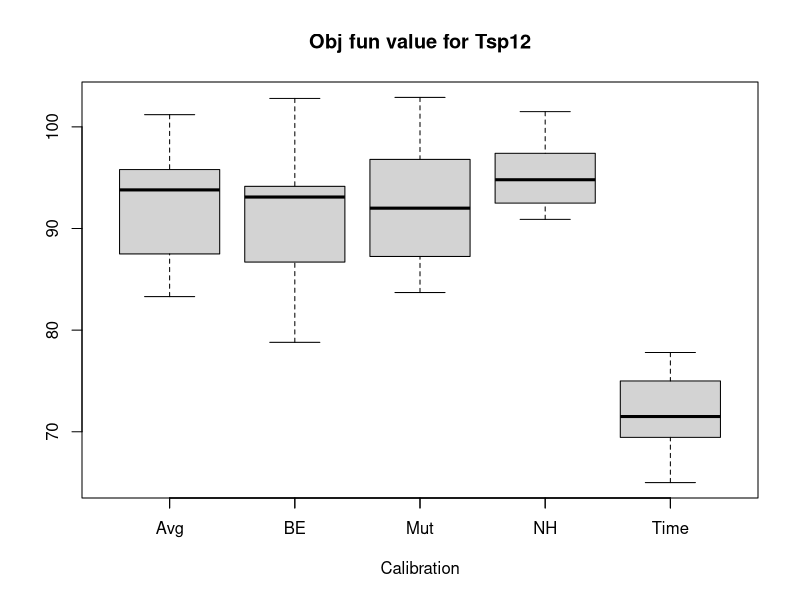

Recreate this plot in R.
# Sample boxplot for Tsp12 data

tunings = c("Avg", "BE", "Mut", "NH", "Time")
avg = c(101.2, 87.9, 87.1, 83.3, 94.8, 93.8, 96.8)
big = c(85, 95.1, 93.2, 102.8, 88.4, 93.1, 78.8)
mutation = c(102.9, 92, 96, 87.6, 97.6, 83.7, 86.9)
no_heur = c(101.5, 90.9, 96.1, 93.6, 98.7, 94.8, 91.4)
time = c(75, 65, 75, 70.3, 71.5, 77.8, 68.6)
boxplot(avg, big, mutation, no_heur, time,
        main="Obj fun value for Tsp12",
        xlab="Calibration")
axis(1, at=1:5, labels=tunings)
